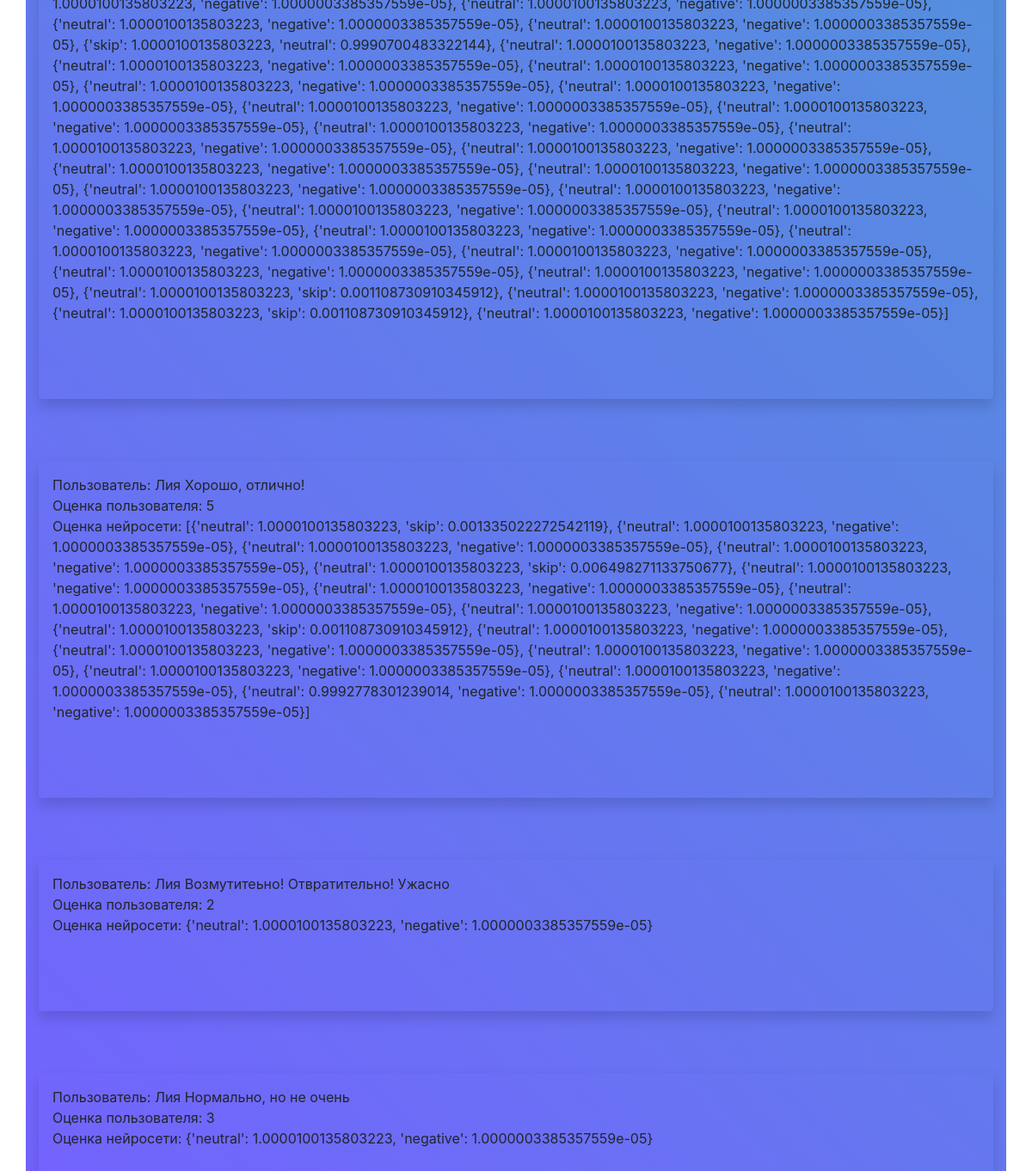
Before: /events/2/feedbacks (lower part) with the older database file.
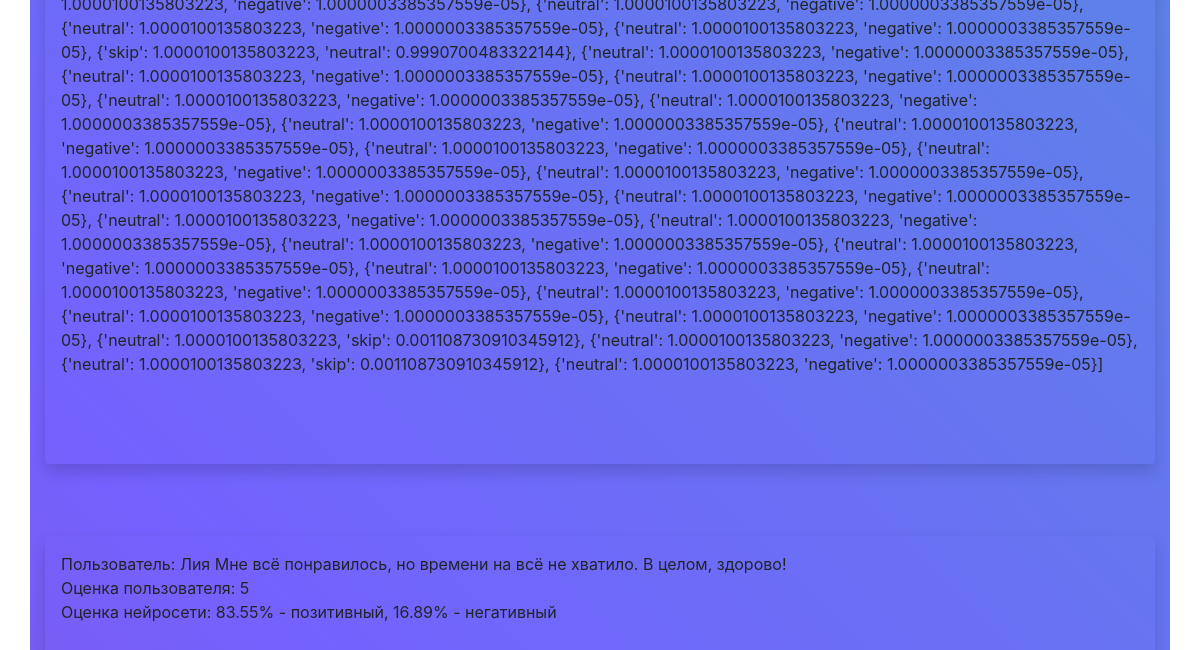
After: the same page with the newer database file.
### data/feedbacks.py (models this page shows)
class Feedbacks(SqlAlchemyBase):
    __tablename__ = 'feedbacks'
    id = db.Column(db.Integer, primary_key=True, autoincrement=True)
    feedback = db.Column(db.VARCHAR, nullable=False)
    user_score = db.Column(db.VARCHAR, nullable=True)
    sentiment_score = db.Column(db.Integer, nullable=True)
    created_date = db.Column(db.DateTime, default=datetime.datetime.now)
    is_anonymous = db.Column(db.Boolean, default=False)
    poster_id = db.Column(db.Integer, db.ForeignKey("users.id"))
    event_id = db.Column(db.Integer, db.ForeignKey("events.id"))

### data/users.py (models this page shows, shortened)
class User(SqlAlchemyBase, UserMixin):
    __tablename__ = 'users'
    id = db.Column(db.Integer, primary_key=True, autoincrement=True)
    name = db.Column(db.VARCHAR, nullable=True)
    email = db.Column(db.VARCHAR, index=True, unique=True, nullable=True)
    last_name = db.Column(db.VARCHAR, nullable=True)
    fathers_name = db.Column(db.VARCHAR, nullable=True)
    occupation = db.Column(db.VARCHAR, nullable=True)
    school_num = db.Column(db.VARCHAR, nullable=True)
    class_num = db.Column(db.VARCHAR, nullable=True)
    city = db.Column(db.VARCHAR, nullable=True)
    about = db.Column(db.VARCHAR, nullable=True)
    hashed_password = db.Column(db.VARCHAR, nullable=True)
    created_date = db.Column(db.DateTime, default=datetime.datetime.now)
    is_active = db.Column(db.CHAR, nullable=True)
    profile_picture = db.Column(db.VARCHAR, nullable=True)
    events = orm.relationship("Events", backref='event_poster')
    feedbacks = orm.relationship("Feedbacks", backref='feedback_poster')

### main.py (the view)
@app.route('/events/<int:event_id>/feedbacks')
def feedbacks(event_id):
    db_sess = db_session.create_session()
    event = db_sess.query(Events).filter(Events.id == event_id).first()
    feedbacks = db_sess.query(Feedbacks).filter(Feedbacks.event_id == event_id).order_by(Feedbacks.created_date)
    return render_template('feedbacks.html', event=event, feedbacks = feedbacks)

### data/db_session.py (called while the page is built)
def create_session() -> Session:
    global __factory
    return __factory()

### templates/feedbacks.html (shortened to what this page needs)
{% extends "base.html" %}
{% block content %}
{% for feedback in feedbacks %}
	<div class="shadow p-3 mb-5 bg-body rounded">
		{% if not feedback.is_anonymous %}
		      Пользователь: {{ feedback.feedback_poster.name }}
		{% else %}
		      Пользователь: пожелал остаться неизвестным
		{% endif %}
		{{ feedback.feedback|safe }}
		<br/>
        Оценка пользователя: {{ feedback.user_score }}
		<br/>
        Оценка нейросети: {{ feedback.sentiment_score }}
        <br/><br/>
		<br/><br/>
	</div>
	<br/>
{% endfor %}
{% endblock %}

### templates/base.html (shortened to what this page needs)
<!doctype html>
<html lang="en">
<head>
    <link rel="stylesheet"
          href="https://stackpath.bootstrapcdn.com/bootstrap/4.4.1/css/bootstrap.min.css"
>
    <link rel="stylesheet" type="text/css" href="{{url_for('static', filename='css/style.css')}}" />
    <link rel="stylesheet" type="text/css" href="{{url_for('static', filename='css/style_maps.css')}}" />
    <link rel="stylesheet" type="text/css" href="{{url_for('static', filename='css/style_def.css')}}" />
    <link rel="stylesheet" type="text/css" href="{{url_for('static', filename='css/info.css')}}" />
</head>
<body>
<main role="main" class="container">
    {% block content %}{% endblock %}
</main>
</body>
</html>

### static/css/style.css (style rules this page uses)
.container { height: 100%; width: 100%; background: linear-gradient(45deg, #d2001a, #7462ff, #23d5ab); background-size: 300% 300%; animation: color 12s ease-in-out infinite; }

### static/css/style_def.css (style rules this page uses)
* { margin: 0; }

Changed rows visible on the page:
removed Feedbacks: feedback_poster.name "Лия", feedback "Хорошо, отлично!", user_score "5", sentiment_score "[{'neutral': 1.0000100135803223, 'skip': 0.001335022272542119}, {'neutral': 1.0000100135803223, 'negative': 1.0000003385357559e-05}, {'neutral': 1.0000100135803223, 'negative': 1.0000003385357559e-05}, {'neutral': 1.0000100135803223, 'negative': 1.0000003385357559e-05}, {'neutral': 1.0000100135803223, 'skip': 0.006498271133750677}, {'neutral': 1.0000100135803223, 'negative': 1.0000003385357559e-05}, {'neutral': 1.0000100135803223, 'negative': 1.0000003385357559e-05}, {'neutral': 1.0000100135803223, 'negative': 1.0000003385357559e-05}, {'neutral': 1.0000100135803223, 'negative': 1.0000003385357559e-05}, {'neutral': 1.0000100135803223, 'skip': 0.001108730910345912}, {'neutral':…"
removed Feedbacks: feedback_poster.name "Лия", feedback "Возмутитеьно! Отвратительно! Ужасно", user_score "2", sentiment_score "{'neutral': 1.0000100135803223, 'negative': 1.0000003385357559e-05}"
removed Feedbacks: feedback_poster.name "Лия", feedback "Нормально, но не очень", user_score "3", sentiment_score "{'neutral': 1.0000100135803223, 'negative': 1.0000003385357559e-05}"
added Feedbacks: feedback_poster.name "Лия", feedback "Мне всё понравилось, но времени на всё не хватило. В целом, здорово!", user_score "5", sentiment_score "83.55% - позитивный, 16.89% - негативный"
